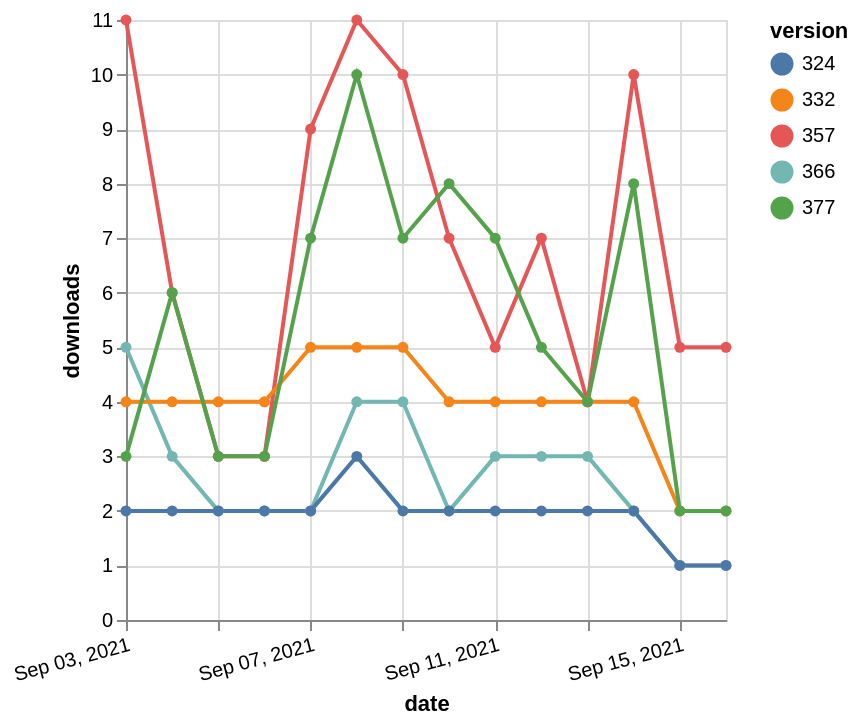

Write the Vega-Lite specification saved for this chart.
### Vega-Lite specification from a JSON file in a GitHub repository (floating-point values rounded to 4 significant figures)
{"$schema": "https://vega.github.io/schema/vega-lite/v5.json", "description": "A simple bar chart with embedded data.", "data": {"values": [{"date": "2021-09-03", "total": 4473, "delta": 5, "version": "366"}, {"date": "2021-09-04", "total": 4476, "delta": 3, "version": "366"}, {"date": "2021-09-05", "total": 4478, "delta": 2, "version": "366"}, {"date": "2021-09-06", "total": 4480, "delta": 2, "version": "366"}, {"date": "2021-09-07", "total": 4482, "delta": 2, "version": "366"}, {"date": "2021-09-08", "total": 4486, "delta": 4, "version": "366"}, {"date": "2021-09-09", "total": 4490, "delta": 4, "version": "366"}, {"date": "2021-09-10", "total": 4492, "delta": 2, "version": "366"}, {"date": "2021-09-11", "total": 4495, "delta": 3, "version": "366"}, {"date": "2021-09-12", "total": 4498, "delta": 3, "version": "366"}, {"date": "2021-09-13", "total": 4501, "delta": 3, "version": "366"}, {"date": "2021-09-14", "total": 4503, "delta": 2, "version": "366"}, {"date": "2021-09-15", "total": 4504, "delta": 1, "version": "366"}, {"date": "2021-09-16", "total": 4505, "delta": 1, "version": "366"}, {"date": "2021-09-03", "total": 8139, "delta": 11, "version": "357"}, {"date": "2021-09-04", "total": 8145, "delta": 6, "version": "357"}, {"date": "2021-09-05", "total": 8148, "delta": 3, "version": "357"}, {"date": "2021-09-06", "total": 8151, "delta": 3, "version": "357"}, {"date": "2021-09-07", "total": 8160, "delta": 9, "version": "357"}, {"date": "2021-09-08", "total": 8171, "delta": 11, "version": "357"}, {"date": "2021-09-09", "total": 8181, "delta": 10, "version": "357"}, {"date": "2021-09-10", "total": 8188, "delta": 7, "version": "357"}, {"date": "2021-09-11", "total": 8193, "delta": 5, "version": "357"}, {"date": "2021-09-12", "total": 8200, "delta": 7, "version": "357"}, {"date": "2021-09-13", "total": 8204, "delta": 4, "version": "357"}, {"date": "2021-09-14", "total": 8214, "delta": 10, "version": "357"}, {"date": "2021-09-15", "total": 8219, "delta": 5, "version": "357"}, {"date": "2021-09-16", "total": 8224, "delta": 5, "version": "357"}, {"date": "2021-09-03", "total": 7861, "delta": 4, "version": "332"}, {"date": "2021-09-04", "total": 7865, "delta": 4, "version": "332"}, {"date": "2021-09-05", "total": 7869, "delta": 4, "version": "332"}, {"date": "2021-09-06", "total": 7873, "delta": 4, "version": "332"}, {"date": "2021-09-07", "total": 7878, "delta": 5, "version": "332"}, {"date": "2021-09-08", "total": 7883, "delta": 5, "version": "332"}, {"date": "2021-09-09", "total": 7888, "delta": 5, "version": "332"}, {"date": "2021-09-10", "total": 7892, "delta": 4, "version": "332"}, {"date": "2021-09-11", "total": 7896, "delta": 4, "version": "332"}, {"date": "2021-09-12", "total": 7900, "delta": 4, "version": "332"}, {"date": "2021-09-13", "total": 7904, "delta": 4, "version": "332"}, {"date": "2021-09-14", "total": 7908, "delta": 4, "version": "332"}, {"date": "2021-09-15", "total": 7910, "delta": 2, "version": "332"}, {"date": "2021-09-16", "total": 7912, "delta": 2, "version": "332"}, {"date": "2021-09-03", "total": 9334, "delta": 3, "version": "377"}, {"date": "2021-09-04", "total": 9340, "delta": 6, "version": "377"}, {"date": "2021-09-05", "total": 9343, "delta": 3, "version": "377"}, {"date": "2021-09-06", "total": 9346, "delta": 3, "version": "377"}, {"date": "2021-09-07", "total": 9353, "delta": 7, "version": "377"}, {"date": "2021-09-08", "total": 9363, "delta": 10, "version": "377"}, {"date": "2021-09-09", "total": 9370, "delta": 7, "version": "377"}, {"date": "2021-09-10", "total": 9378, "delta": 8, "version": "377"}, {"date": "2021-09-11", "total": 9385, "delta": 7, "version": "377"}, {"date": "2021-09-12", "total": 9390, "delta": 5, "version": "377"}, {"date": "2021-09-13", "total": 9394, "delta": 4, "version": "377"}, {"date": "2021-09-14", "total": 9402, "delta": 8, "version": "377"}, {"date": "2021-09-15", "total": 9404, "delta": 2, "version": "377"}, {"date": "2021-09-16", "total": 9406, "delta": 2, "version": "377"}, {"date": "2021-09-03", "total": 2568, "delta": 2, "version": "324"}, {"date": "2021-09-04", "total": 2570, "delta": 2, "version": "324"}, {"date": "2021-09-05", "total": 2572, "delta": 2, "version": "324"}, {"date": "2021-09-06", "total": 2574, "delta": 2, "version": "324"}, {"date": "2021-09-07", "total": 2576, "delta": 2, "version": "324"}, {"date": "2021-09-08", "total": 2579, "delta": 3, "version": "324"}, {"date": "2021-09-09", "total": 2581, "delta": 2, "version": "324"}, {"date": "2021-09-10", "total": 2583, "delta": 2, "version": "324"}, {"date": "2021-09-11", "total": 2585, "delta": 2, "version": "324"}, {"date": "2021-09-12", "total": 2587, "delta": 2, "version": "324"}, {"date": "2021-09-13", "total": 2589, "delta": 2, "version": "324"}, {"date": "2021-09-14", "total": 2591, "delta": 2, "version": "324"}, {"date": "2021-09-15", "total": 2592, "delta": 1, "version": "324"}, {"date": "2021-09-16", "total": 2593, "delta": 1, "version": "324"}]}, "width": "container", "mark": {"type": "line", "point": {"filled": true}}, "encoding": {"x": {"field": "date", "type": "temporal", "timeUnit": "yearmonthdate", "title": "date", "axis": {"labelAngle": -15}}, "y": {"field": "delta", "type": "quantitative", "title": "downloads"}, "color": {"field": "version", "type": "nominal"}, "tooltip": {"field": "delta"}}}
